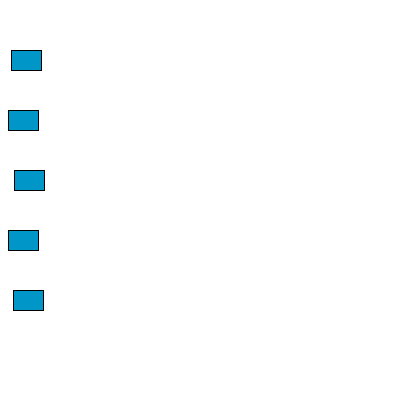
Frame 1 (no input)
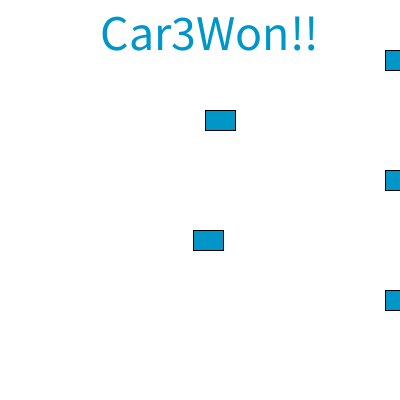
Frame 60 (the mouse pressed at the canvas centre just before this capture)
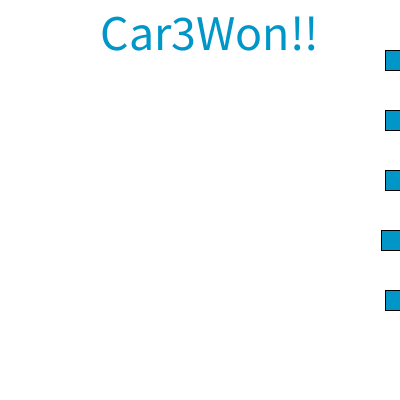
Frame 120 (the mouse held since frame 60 and released just before this capture)

The Processing sketch that drew these frames (run headless with seeded random() and noise(); from frame 60 on, the mouse is pressed at the canvas centre):

// Processing sketch: processing_104059
// ── processing_104059.pde

class Car {
  color c;
  float x;
  float y;
  float speed;
  int name;
  Car (color superc, float superx, float supery, float superspeed, int n) {

    c = superc;
    x = superx;
    y = supery;
    speed = superspeed;
    name = n;
  }

  void display () { 
    stroke(0);
    fill(c);
    rectMode(CENTER);
    rect(x, y, 30, 20);
  }
  boolean isFinished() {
    if (x >= width) {
      return true;
    } else {
      return false;
    }
  }

  void move() {
    x = x + speed;
    if (x > width) {
      x = width;
    } else if (x < 0) {
      x = width;
    }
  }
}


//Car myCar;
//Car Car2; 
//Car Car3;

final int NEW_CARS = 5;
Car[] carList = new Car[NEW_CARS];
int winningCar = -1;

void setup () {
  size(400, 400);
  for (int i = 0; i < NEW_CARS; ++i) {
    carList[i] = new Car(color(0,150,200), 20, i *60 + 60, random (1, 10), i + 1);
  }
  
  //myCar = new Car (color(255, 0, 0), 0, 300, random(1,5);
  //Car2 = new Car (color(0, 255, 0), 0, 250, random(1,5)); 
  //Car3 = new Car (color(0, 0, 255), 0, 120, random(1,5);
}

void draw () {
  background (255);
  for (int i = 0; i < NEW_CARS; ++i) {
    //carList[i] = new Car(color(255,0,0), 20, i * 30 + 50, random (1, 10));
    
    carList[i].move();
    carList[i].display();
    if(carList[i].isFinished() && winningCar ==-1) {
      winningCar = carList[i].name;
    }
     
    
  }
  
  println (winningCar);
  if (winningCar != -1) {
    textSize(50);
    text("Car" + winningCar + "Won!!", 100, 50);
  }

     
  //myCar.display();
  //Car2.display(); 
  //myCar.move();
  //Car2.move();
  //Car3.move();
  //Car3.display();
}
